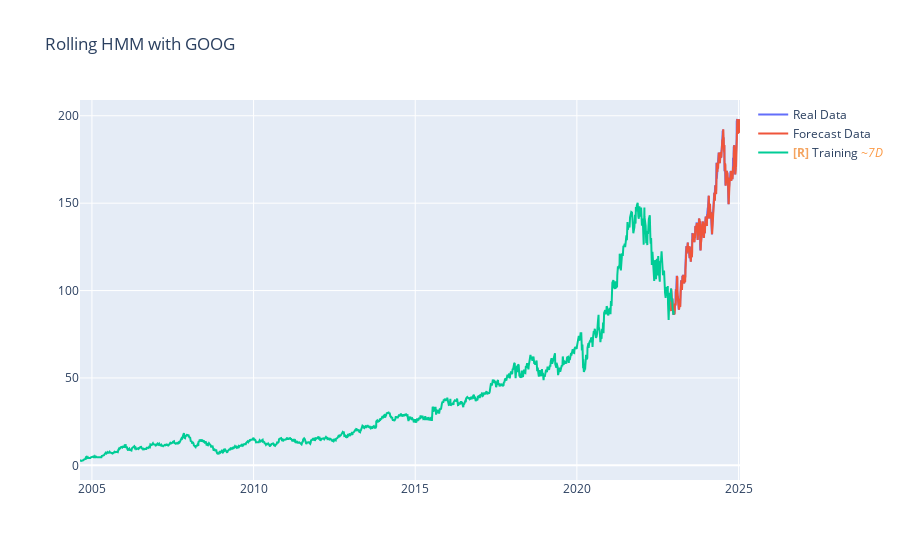

Notebook code cell kept with this figure:
### Code cell
fig = go.Figure()
fig.update_layout(title="Rolling HMM with GOOG")
fig.add_trace(go.Scatter(x=df_test['ds'], y=df_test['y'], mode='lines', name='Real Data'))
fig.add_trace(go.Scatter(x=df_test['ds'], y=hmm_preds, mode='lines', name='Forecast Data'))
fig.add_trace(go.Scatter(x=df_train['ds'], y=df_train['y'], mode='lines', name='Training'))
fig.show()

### Figure 1 — Plotly figure (JSON) as saved in the notebook; plotly's stock layout.template omitted (floating-point values rounded to 4 significant figures; data arrays with more than 128 entries replaced by an {"elided": "..."} marker saying what was removed)
{"data": [{"mode": "lines", "name": "Real Data", "type": "scatter", "uid": "4ad811fe-189d-4df6-ac94-2b0d9d30e0f6", "x": {"elided": "559 str values"}, "y": {"elided": "559 float values"}}, {"mode": "lines", "name": "Forecast Data", "type": "scatter", "uid": "696a4251-7222-4127-bf4d-16759b0110f5", "x": {"elided": "559 str values"}, "y": {"elided": "559 float values"}}, {"mode": "lines", "name": "<b style=\"color:sandybrown\">[R]</b> Training <i style=\"color:#fc9944\">~7D</i>", "type": "scatter", "uid": "ef60028e-cfc4-4a42-ab74-75aee4fa688f", "x": {"elided": "1000 str values"}, "y": {"elided": "1000 float values"}}], "layout": {"title": {"text": "Rolling HMM with GOOG"}}}
